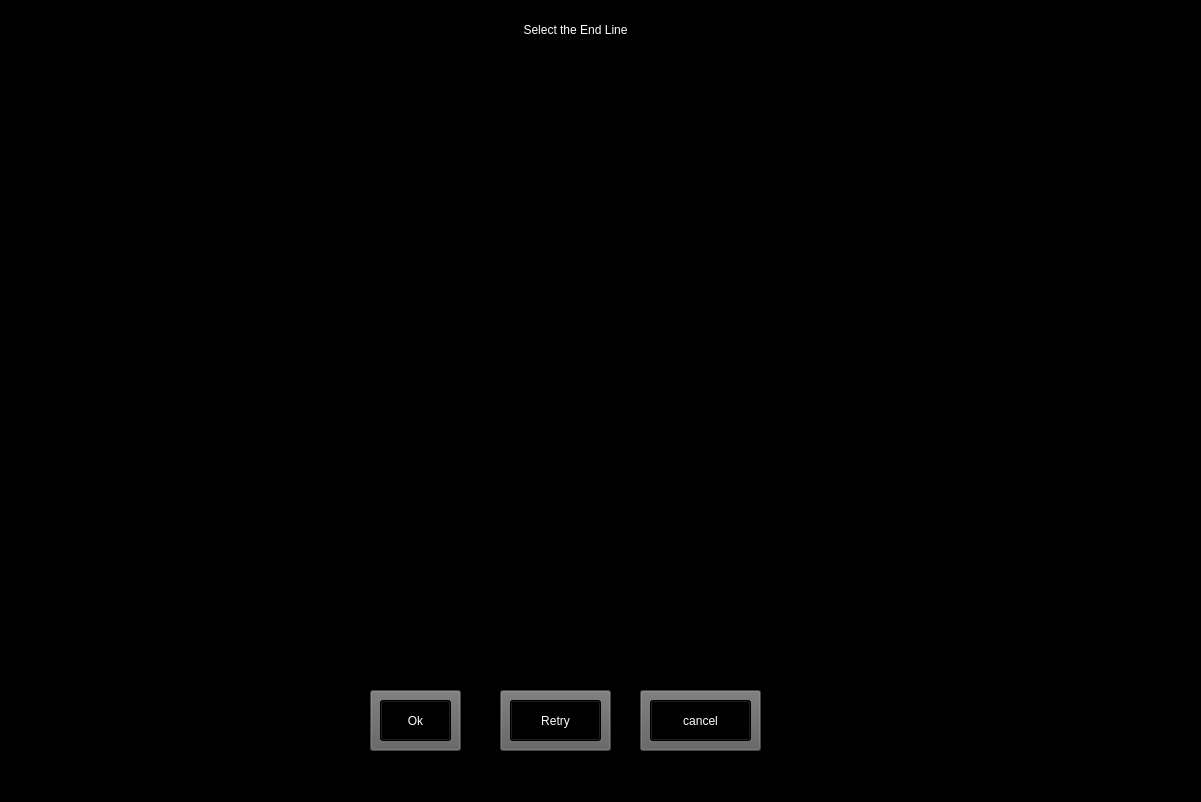
<?xml version="1.0" encoding="UTF-8"?>
<ui version="4.0">
 <class>MainWindow</class>
 <widget class="QMainWindow" name="MainWindow">
  <property name="geometry">
   <rect>
    <x>0</x>
    <y>0</y>
    <width>1201</width>
    <height>802</height>
   </rect>
  </property>
  <property name="windowTitle">
   <string>MainWindow</string>
  </property>
  <property name="styleSheet">
   <string notr="true">background-color: rgb(0, 0, 0);
</string>
  </property>
  <widget class="QWidget" name="centralwidget">
   <widget class="QPushButton" name="dimok">
    <property name="geometry">
     <rect>
      <x>380</x>
      <y>700</y>
      <width>71</width>
      <height>41</height>
     </rect>
    </property>
    <property name="cursor">
     <cursorShape>PointingHandCursor</cursorShape>
    </property>
    <property name="styleSheet">
     <string notr="true">font: 63 18pt &quot;Segoe UI Semibold&quot;;
color: rgb(255, 255, 255);


</string>
    </property>
    <property name="text">
     <string>Ok</string>
    </property>
   </widget>
   <widget class="QPushButton" name="twodim_7">
    <property name="geometry">
     <rect>
      <x>500</x>
      <y>690</y>
      <width>111</width>
      <height>61</height>
     </rect>
    </property>
    <property name="cursor">
     <cursorShape>PointingHandCursor</cursorShape>
    </property>
    <property name="styleSheet">
     <string notr="true">background-color: rgb(143, 143, 143);
font: 63 18pt &quot;Segoe UI Semibold&quot;;
background-color: rgb(95, 95, 95);

</string>
    </property>
    <property name="text">
     <string/>
    </property>
   </widget>
   <widget class="QPushButton" name="twodim_6">
    <property name="geometry">
     <rect>
      <x>370</x>
      <y>690</y>
      <width>91</width>
      <height>61</height>
     </rect>
    </property>
    <property name="cursor">
     <cursorShape>PointingHandCursor</cursorShape>
    </property>
    <property name="styleSheet">
     <string notr="true">background-color: rgb(143, 143, 143);
font: 63 18pt &quot;Segoe UI Semibold&quot;;
background-color: rgb(95, 95, 95);

</string>
    </property>
    <property name="text">
     <string/>
    </property>
   </widget>
   <widget class="QLabel" name="label_2">
    <property name="geometry">
     <rect>
      <x>380</x>
      <y>10</y>
      <width>391</width>
      <height>41</height>
     </rect>
    </property>
    <property name="styleSheet">
     <string notr="true">font: 63 20pt &quot;Segoe UI Semibold&quot;;
color: rgb(255, 255, 255);


</string>
    </property>
    <property name="text">
     <string>&lt;html&gt;&lt;head/&gt;&lt;body&gt;&lt;p align=&quot;center&quot;&gt;Select the End Line&lt;/p&gt;&lt;/body&gt;&lt;/html&gt;</string>
    </property>
   </widget>
   <widget class="QPushButton" name="dimcancel">
    <property name="geometry">
     <rect>
      <x>650</x>
      <y>700</y>
      <width>101</width>
      <height>41</height>
     </rect>
    </property>
    <property name="cursor">
     <cursorShape>PointingHandCursor</cursorShape>
    </property>
    <property name="styleSheet">
     <string notr="true">font: 63 18pt &quot;Segoe UI Semibold&quot;;
color: rgb(255, 255, 255);


</string>
    </property>
    <property name="text">
     <string>cancel</string>
    </property>
   </widget>
   <widget class="QPushButton" name="twodim_8">
    <property name="geometry">
     <rect>
      <x>640</x>
      <y>690</y>
      <width>121</width>
      <height>61</height>
     </rect>
    </property>
    <property name="styleSheet">
     <string notr="true">background-color: rgb(143, 143, 143);
font: 63 18pt &quot;Segoe UI Semibold&quot;;
background-color: rgb(95, 95, 95);

</string>
    </property>
    <property name="text">
     <string/>
    </property>
   </widget>
   <widget class="QLabel" name="endline">
    <property name="geometry">
     <rect>
      <x>270</x>
      <y>70</y>
      <width>608</width>
      <height>608</height>
     </rect>
    </property>
    <property name="text">
     <string>TextLabel</string>
    </property>
   </widget>
   <widget class="QPushButton" name="retrybuttondim">
    <property name="geometry">
     <rect>
      <x>510</x>
      <y>700</y>
      <width>91</width>
      <height>41</height>
     </rect>
    </property>
    <property name="cursor">
     <cursorShape>PointingHandCursor</cursorShape>
    </property>
    <property name="styleSheet">
     <string notr="true">font: 63 18pt &quot;Segoe UI Semibold&quot;;
color: rgb(255, 255, 255);


</string>
    </property>
    <property name="text">
     <string>Retry</string>
    </property>
   </widget>
   <widget class="QLabel" name="label">
    <property name="geometry">
     <rect>
      <x>770</x>
      <y>120</y>
      <width>55</width>
      <height>16</height>
     </rect>
    </property>
    <property name="text">
     <string>Front View</string>
    </property>
   </widget>
   <zorder>twodim_8</zorder>
   <zorder>twodim_6</zorder>
   <zorder>dimok</zorder>
   <zorder>twodim_7</zorder>
   <zorder>label_2</zorder>
   <zorder>dimcancel</zorder>
   <zorder>endline</zorder>
   <zorder>retrybuttondim</zorder>
   <zorder>label</zorder>
  </widget>
  <widget class="QMenuBar" name="menubar">
   <property name="geometry">
    <rect>
     <x>0</x>
     <y>0</y>
     <width>1201</width>
     <height>26</height>
    </rect>
   </property>
  </widget>
  <widget class="QStatusBar" name="statusbar"/>
 </widget>
 <resources/>
 <connections/>
</ui>
